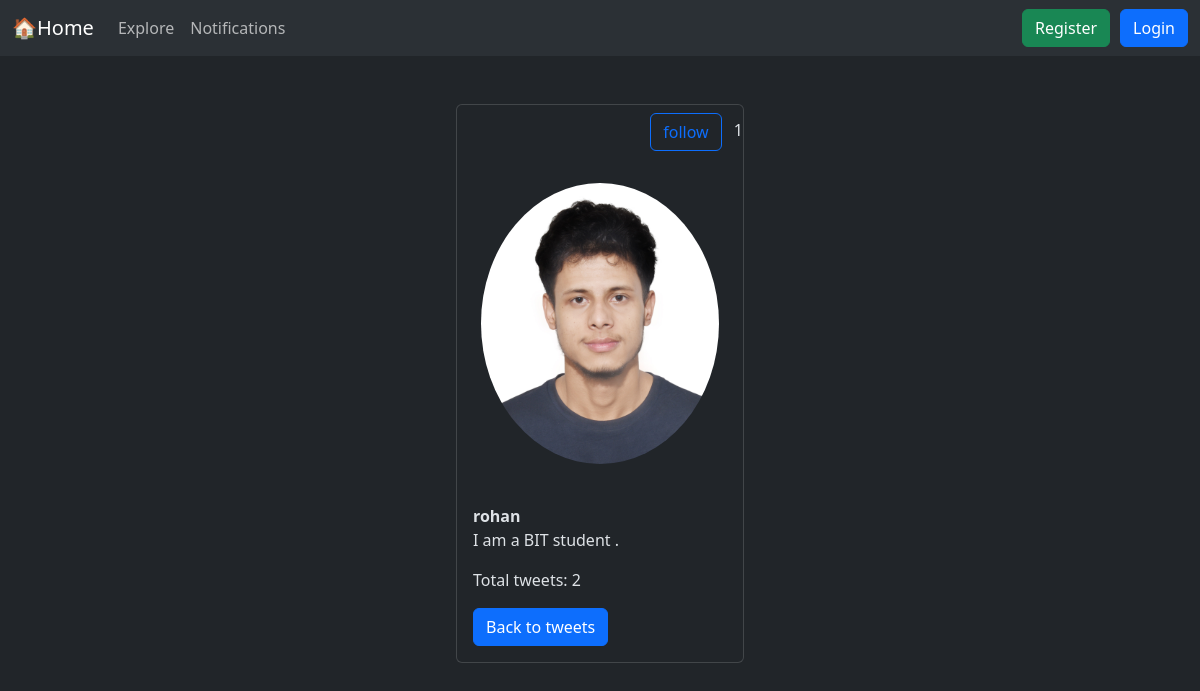
/tweet/profile/rohan/, run on the app's committed database.
### tweet/models.py (models this page shows, shortened)
class Profile(models.Model):
    user= models.OneToOneField(User,on_delete=models.CASCADE)
    bio=models.TextField(max_length=200, blank=True)
    profile_picture=models.ImageField(upload_to='profile_pics/',blank=True,null=True)

### tweet/views.py (the view)
# urls.py: path('profile/<str:username>/', views.profile_view, name='profile_view'),
def profile_view(request, username):
    target_user=get_object_or_404( User, username=username)
    profile=get_object_or_404(Profile,user=target_user)
    tweet_count=Tweet.objects.filter(user=target_user).count()
    if request.user.is_authenticated:
        if target_user.followers.filter(follower=request.user).exists():
            target_user.is_followed=True
        else:
            target_user.is_followed=False
    return render(request,'profile_view.html',{'user':request.user,'target_user':target_user, 'profile':profile,'bio':profile.bio,'tweet_count':tweet_count})

### tweet/templates/profile_view.html (shortened to what this page needs)
{% extends "base.html" %}
{% block content %}
<div class="d-flex justify-content-center mt-5">
<div class="card" style="width: 18rem;">
  <div class="d-flex justify-content-end">
     <form action="{% url 'follow_user' target_user.id %}" method="POST">
          <button {% if target_user.is_followed %}
          class='btn btn-primary m-2' type='submit'
          {% else %}
          class='btn btn-outline-primary m-2' type='submit'
          {% endif %}>
            {% if target_user.is_followed %}
              following
            {% else %}
              follow
            {% endif %}
        </button>
        {{target_user.followers.count}}
      </form>
      </div>
    <img src="{{profile.profile_picture.url}}" class="card-img-top rounded-circle p-4" alt="...">
    <div class="card-body">
      <strong>{{target_user.username}}</strong>
      <p class="card-text">{{profile.bio}}</p>
      <p class="card-text">Total tweets: {{tweet_count}}</p>
      <a href="{% url 'tweet_list' %}" class="btn btn-primary">Back to tweets</a>
    </div>
  </div>
</div>
{% endblock  %}

### data on the page
Profile: profile_picture (picture), bio "I am a BIT student ."

### other printed values
{{ target_user.followers.count }} "1"
{{ target_user.username }} "rohan"
{{ tweet_count }} "2"
